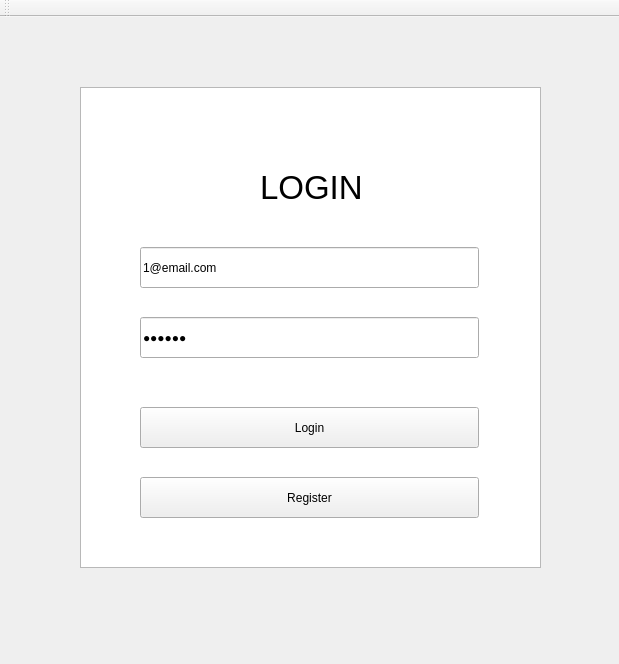
<?xml version="1.0" encoding="UTF-8"?>
<ui version="4.0">
 <class>MainWindow</class>
 <widget class="QMainWindow" name="MainWindow">
  <property name="geometry">
   <rect>
    <x>0</x>
    <y>0</y>
    <width>619</width>
    <height>664</height>
   </rect>
  </property>
  <property name="windowTitle">
   <string>登录</string>
  </property>
  <property name="layoutDirection">
   <enum>Qt::LeftToRight</enum>
  </property>
  <widget class="QWidget" name="centralWidget">
   <widget class="QLabel" name="label">
    <property name="geometry">
     <rect>
      <x>260</x>
      <y>150</y>
      <width>101</width>
      <height>41</height>
     </rect>
    </property>
    <property name="font">
     <font>
      <pointsize>25</pointsize>
     </font>
    </property>
    <property name="text">
     <string>LOGIN</string>
    </property>
   </widget>
   <widget class="QGraphicsView" name="graphicsView">
    <property name="geometry">
     <rect>
      <x>80</x>
      <y>70</y>
      <width>461</width>
      <height>481</height>
     </rect>
    </property>
   </widget>
   <widget class="QLineEdit" name="email">
    <property name="geometry">
     <rect>
      <x>140</x>
      <y>230</y>
      <width>339</width>
      <height>41</height>
     </rect>
    </property>
    <property name="sizePolicy">
     <sizepolicy hsizetype="Expanding" vsizetype="Fixed">
      <horstretch>0</horstretch>
      <verstretch>0</verstretch>
     </sizepolicy>
    </property>
    <property name="minimumSize">
     <size>
      <width>331</width>
      <height>41</height>
     </size>
    </property>
    <property name="toolTip">
     <string>&lt;html&gt;&lt;head/&gt;&lt;body&gt;&lt;p&gt;&lt;br/&gt;&lt;/p&gt;&lt;/body&gt;&lt;/html&gt;</string>
    </property>
    <property name="text">
     <string>1@email.com</string>
    </property>
    <property name="echoMode">
     <enum>QLineEdit::Normal</enum>
    </property>
    <property name="alignment">
     <set>Qt::AlignJustify|Qt::AlignVCenter</set>
    </property>
    <property name="placeholderText">
     <string>Input Email</string>
    </property>
   </widget>
   <widget class="QLineEdit" name="password">
    <property name="geometry">
     <rect>
      <x>140</x>
      <y>300</y>
      <width>339</width>
      <height>41</height>
     </rect>
    </property>
    <property name="sizePolicy">
     <sizepolicy hsizetype="Expanding" vsizetype="Fixed">
      <horstretch>0</horstretch>
      <verstretch>0</verstretch>
     </sizepolicy>
    </property>
    <property name="minimumSize">
     <size>
      <width>331</width>
      <height>41</height>
     </size>
    </property>
    <property name="text">
     <string>123456</string>
    </property>
    <property name="echoMode">
     <enum>QLineEdit::Password</enum>
    </property>
    <property name="alignment">
     <set>Qt::AlignJustify|Qt::AlignVCenter</set>
    </property>
    <property name="placeholderText">
     <string>Input Password</string>
    </property>
    <property name="cursorMoveStyle">
     <enum>Qt::VisualMoveStyle</enum>
    </property>
   </widget>
   <widget class="QPushButton" name="RegisterBtn">
    <property name="geometry">
     <rect>
      <x>140</x>
      <y>460</y>
      <width>339</width>
      <height>41</height>
     </rect>
    </property>
    <property name="sizePolicy">
     <sizepolicy hsizetype="Expanding" vsizetype="Fixed">
      <horstretch>0</horstretch>
      <verstretch>0</verstretch>
     </sizepolicy>
    </property>
    <property name="minimumSize">
     <size>
      <width>331</width>
      <height>41</height>
     </size>
    </property>
    <property name="text">
     <string>Register</string>
    </property>
   </widget>
   <widget class="QPushButton" name="LoginBtn">
    <property name="geometry">
     <rect>
      <x>140</x>
      <y>390</y>
      <width>339</width>
      <height>41</height>
     </rect>
    </property>
    <property name="sizePolicy">
     <sizepolicy hsizetype="Expanding" vsizetype="Fixed">
      <horstretch>0</horstretch>
      <verstretch>0</verstretch>
     </sizepolicy>
    </property>
    <property name="minimumSize">
     <size>
      <width>331</width>
      <height>41</height>
     </size>
    </property>
    <property name="text">
     <string>Login</string>
    </property>
   </widget>
   <widget class="QLabel" name="info_label">
    <property name="geometry">
     <rect>
      <x>270</x>
      <y>200</y>
      <width>71</width>
      <height>20</height>
     </rect>
    </property>
    <property name="text">
     <string/>
    </property>
    <property name="alignment">
     <set>Qt::AlignCenter</set>
    </property>
   </widget>
   <zorder>graphicsView</zorder>
   <zorder>label</zorder>
   <zorder>email</zorder>
   <zorder>password</zorder>
   <zorder>RegisterBtn</zorder>
   <zorder>LoginBtn</zorder>
   <zorder>info_label</zorder>
  </widget>
  <widget class="QToolBar" name="mainToolBar">
   <attribute name="toolBarArea">
    <enum>TopToolBarArea</enum>
   </attribute>
   <attribute name="toolBarBreak">
    <bool>false</bool>
   </attribute>
  </widget>
 </widget>
 <layoutdefault spacing="6" margin="11"/>
 <resources/>
 <connections/>
</ui>
